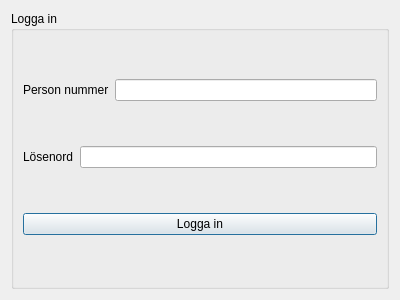
<?xml version="1.0" encoding="UTF-8"?>
<ui version="4.0">
 <class>loginUser</class>
 <widget class="QDialog" name="loginUser">
  <property name="geometry">
   <rect>
    <x>0</x>
    <y>0</y>
    <width>400</width>
    <height>300</height>
   </rect>
  </property>
  <property name="windowTitle">
   <string>Dialog</string>
  </property>
  <layout class="QVBoxLayout" name="verticalLayout_2">
   <item>
    <widget class="QGroupBox" name="groupBox">
     <property name="title">
      <string>Logga in</string>
     </property>
     <layout class="QVBoxLayout" name="verticalLayout">
      <item>
       <layout class="QHBoxLayout" name="horizontalLayout">
        <item>
         <widget class="QLabel" name="personNr_2">
          <property name="text">
           <string>Person nummer</string>
          </property>
         </widget>
        </item>
        <item>
         <widget class="QLineEdit" name="personNr"/>
        </item>
       </layout>
      </item>
      <item>
       <layout class="QHBoxLayout" name="horizontalLayout_2">
        <item>
         <widget class="QLabel" name="password">
          <property name="text">
           <string>Lösenord</string>
          </property>
         </widget>
        </item>
        <item>
         <widget class="QLineEdit" name="password_2"/>
        </item>
       </layout>
      </item>
      <item>
       <widget class="QPushButton" name="login">
        <property name="text">
         <string>Logga in</string>
        </property>
       </widget>
      </item>
     </layout>
    </widget>
   </item>
  </layout>
 </widget>
 <resources/>
 <connections/>
</ui>
